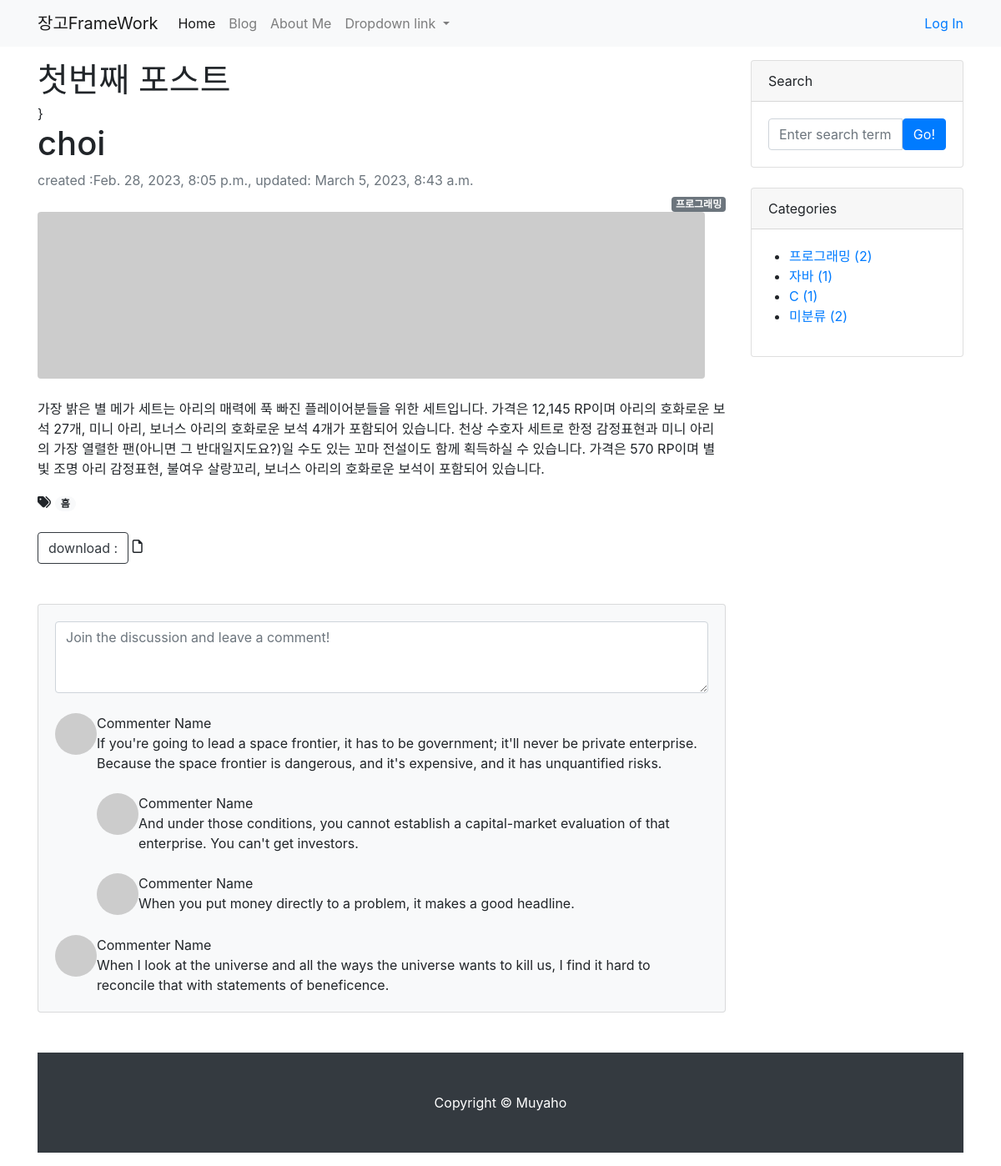
Page /blog/1/ on the committed database.
### blog/models.py (models this page shows, shortened)
class Post(models.Model):
    title= models.CharField(max_length=30)
    content= models.TextField()
    hook_text= models.CharField(max_length=100,blank=True)
    head_image=models.ImageField(upload_to='blog/images/%Y%m%d/',blank=True)
    file_upload=models.FileField(upload_to='blog/files/%Y%m%d/', blank=True)
    created_at= models.DateTimeField(auto_now_add=True)
    updated_at=models.DateTimeField(auto_now=True)
    author=models.ForeignKey(User,on_delete=models.SET_NULL,null=True)
    category=models.ForeignKey(Category,null=True,blank=True,on_delete=models.SET_NULL)
    tags=models.ManyToManyField(Tag,blank=True)
    def get_file_name(self):
        return os.path.basename(self.file_upload.name)
    def get_file_ext(self):
        return self.get_file_name().split('.')[-1]

class Category(models.Model):
    name=models.CharField(max_length=50,unique=True)
    slug=models.SlugField(max_length=200,unique=True,allow_unicode=True)
    def __str__(self):
        return self.name
    def get_absolute_url(self):
        return f'/blog/category/{self.slug}/'
    class Meta:
        verbose_name_plural='Categories'

class Tag(models.Model):
    name=models.CharField(max_length=50)
    slug=models.SlugField(max_length=200,unique=True,allow_unicode=True)
    def __str__(self):
        return self.name
    def get_absolute_url(self):
        return f'/blog/tag/{self.slug}'

### blog/views.py (the view)
# urls.py: path('blog/<int:pk>/',views.PostDetail.as_view()),
class PostDetail(DetailView):
    model=Post
    def get_context_data(self, **kwargs):
        context=super(PostDetail,self).get_context_data()
        context['categories']= Category.objects.all()
        context['no_category_post_count']=Post.objects.filter(category=None).count()
        return context

### blog/templates/blog/post_detail.html (shortened to what this page needs)
{% extends 'blog/base.html' %}
            {% block main_area%}
<div id="post-area">
                    <article>
                        <header class="mb-4">
                            <h1 class="fw-bolder mb-1">{{post.title}}</h1>
                            {% if post.author %}}
                            <h1 class="fw-bolder mb-1">{{post.author}}</h1>
                            {% endif %}
                            <div class="text-muted fst-italic mb-2">created :{{post.created_at}}, updated: {{post.updated_at}}</div>
                                {% if post.category %}
    <span class="badge  badge-secondary float-right">{{post.category}}</span>
    {% else %}
    <span class="badge  badge-secondary float-right">미분류</span>
    {% endif %}
                        </header>
                    {% if post.head_image %}
                        <figure class="mb-4"><img class="img-fluid rounded" src="{{post.head_image.url}}"  /></figure>
                        {% else %}
                        <figure class="mb-4"><img class="img-fluid rounded" src="https://picsum.photos/seed/{{post.id}}/800/200"  /></figure>
                    {% endif %}
                        <section class="mb-5">
                            <p>{{post.content}}</p>
                            {%if post.tags.exists%}
                                {% for tag in post.tags.all %}
                                <i class="fas fa-tags"></i>
                                <a href="{{tag.get_absolute_url}}"><span class="badge badge-pill badge-light">{{tag}}</span></a>
                                {%endfor%}
                                <br/>
                                <br/>
                            {%endif%}
                    {% if post.file_upload %}
                            <a href="{{post.file_upload.url}}" class="btn btn-outline-dark"role="button" download=>download :</a>
                            {% if post.get_file_ext == 'csv' %}
                            <i class="fas fa-file-csv"></i>
                            {% elif post.get_file_ext == 'xlsx' or post.get_file_ext == 'xls' %}
                            <i class="fas fa-file-excel"></i>
                            {% elif post.get_file_ext == 'docx' or post.get_file_ext == 'doc' %}
                            <i class="fas fa-file-word"></i>
                            {% else %}
                            <i class="far fa-file"></i>
                            {% endif %}
                    {% endif %}
                        </section>
                    </article>
    </div>
<div id="comment-area">
                    <section class="mb-5">
                        <div class="card bg-light">
                            <div class="card-body">
                                <form class="mb-4"><textarea class="form-control" rows="3" placeholder="Join the discussion and leave a comment!"></textarea></form>
                                <div class="d-flex mb-4">
                                    <div class="flex-shrink-0"><img class="rounded-circle" src="https://dummyimage.com/50x50/ced4da/6c757d.jpg" alt="..." /></div>
                                    <div class="ms-3">
                                        <div class="fw-bold">Commenter Name</div>
                                        If you're going to lead a space frontier, it has to be government; it'll never be private enterprise. Because the space frontier is dangerous, and it's expensive, and it has unquantified risks.
                                        <div class="d-flex mt-4">
                                            <div class="flex-shrink-0"><img class="rounded-circle" src="https://dummyimage.com/50x50/ced4da/6c757d.jpg" alt="..." /></div>
                                            <div class="ms-3">
                                                <div class="fw-bold">Commenter Name</div>
                                                And under those conditions, you cannot establish a capital-market evaluation of that enterprise. You can't get investors.
                                            </div>
                                        </div>
                                        <div class="d-flex mt-4">
                                            <div class="flex-shrink-0"><img class="rounded-circle" src="https://dummyimage.com/50x50/ced4da/6c757d.jpg" alt="..." /></div>
                                            <div class="ms-3">
                                                <div class="fw-bold">Commenter Name</div>
                                                When you put money directly to a problem, it makes a good headline.
                                            </div>
                                        </div>
                                    </div>
                                </div>
                                <div class="d-flex">
                                    <div class="flex-shrink-0"><img class="rounded-circle" src="https://dummyimage.com/50x50/ced4da/6c757d.jpg" alt="..." /></div>
                                    <div class="ms-3">
                                        <div class="fw-bold">Commenter Name</div>
                                        When I look at the universe and all the ways the universe wants to kill us, I find it hard to reconcile that with statements of beneficence.
                                    </div>
                                </div>
                            </div>
                        </div>
                    </section>
    </div>
{% endblock%}

### blog/templates/blog/base.html (shortened to what this page needs)
<!DOCTYPE html>
{% load static %}
<html lang="ko">
<head>
    <link href="{% static 'blog/css/bootstrap.min.css' %}" rel="stylesheet" , type="text/css">
</head>
<body>
    {% include 'blog/navbar.html' %}
    <div class="container my-3">
        <div class="row">
            <div class="col-md-8 col-lg-9" id="main-area">
            {% block main_area%}
            {% endblock %}
            </div>
            <div class="col-md-4 col-lg-3">
                <div class="card mb-4">
                    <div class="card-header">Search</div>
                    <div class="card-body">
                        <div class="input-group">
                            <input class="form-control" type="text" placeholder="Enter search term..."
                                aria-label="Enter search term..." aria-describedby="button-search" />
                            <button class="btn btn-primary" id="button-search" type="button">Go!</button>
                        </div>
                    </div>
                </div>
                <div class="card mb-4" id="categories-card">
                    <div class="card-header">Categories</div>
                    <div class="card-body">
                        <div class="row">
                                <ul >
                                    {% for category in categories %}
                                    <li>
                                        <a href="{{category.get_absolute_url}}">{{category}}
                                        ({{category.post_set.count}})</a>
                                    </li>
                                    {% endfor %}
                                    <li>
                                        <a href="/blog/category/no_category/">미분류
                                        ({{no_category_post_count}})</a>
                                    </li>
                                </ul>
                        </div>
                    </div>
                </div>
            </div>
        </div>
{% include 'blog/footer.html' %}
</body>
</html>

### rows in the picture
Post: title "첫번째 포스트", author "choi", created_at "Feb. 28, 2023, 8:05 p.m.", updated_at "March 5, 2023, 8:43 a.m.", category "프로그래밍", content "가장 밝은 별 메가 세트는 아리의 매력에 푹 빠진 플레이어분들을 위한 세트입니다. 가격은 12,145 RP이며 아리의 호화로운 보석 27개, 미니 아리, 보너스 아리의 호화로운 보석 4개가 포함되어 있습니다. 천상 수호자 세트로 한정 감정표현과 미니 아리의 가장 열렬한 팬(아니면 그 반대일지도요?)일 수도 있는 꼬마 전설이도 함께 획득하실 수 있습니다. 가격은 570 RP이며 별빛 조명 아리 감정표현, 불여우 살랑꼬리, 보너스 아리의 호화로운 보석이 포함되어 있습니다."
Tag: name "흠"
Category: name "프로그래밍", post_set.count "2"
Category: name "자바", post_set.count "1"
Category: name "C", post_set.count "1"

### other values in the picture
{{ no_category_post_count }} "2"
